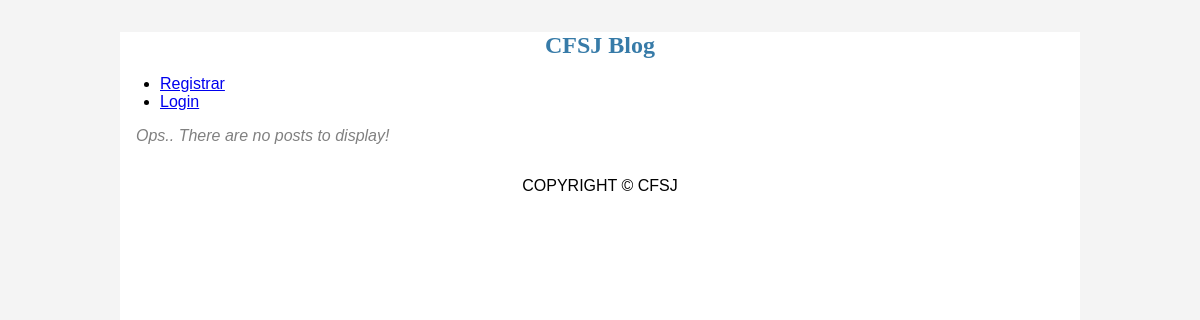
Before: / with the older database file.
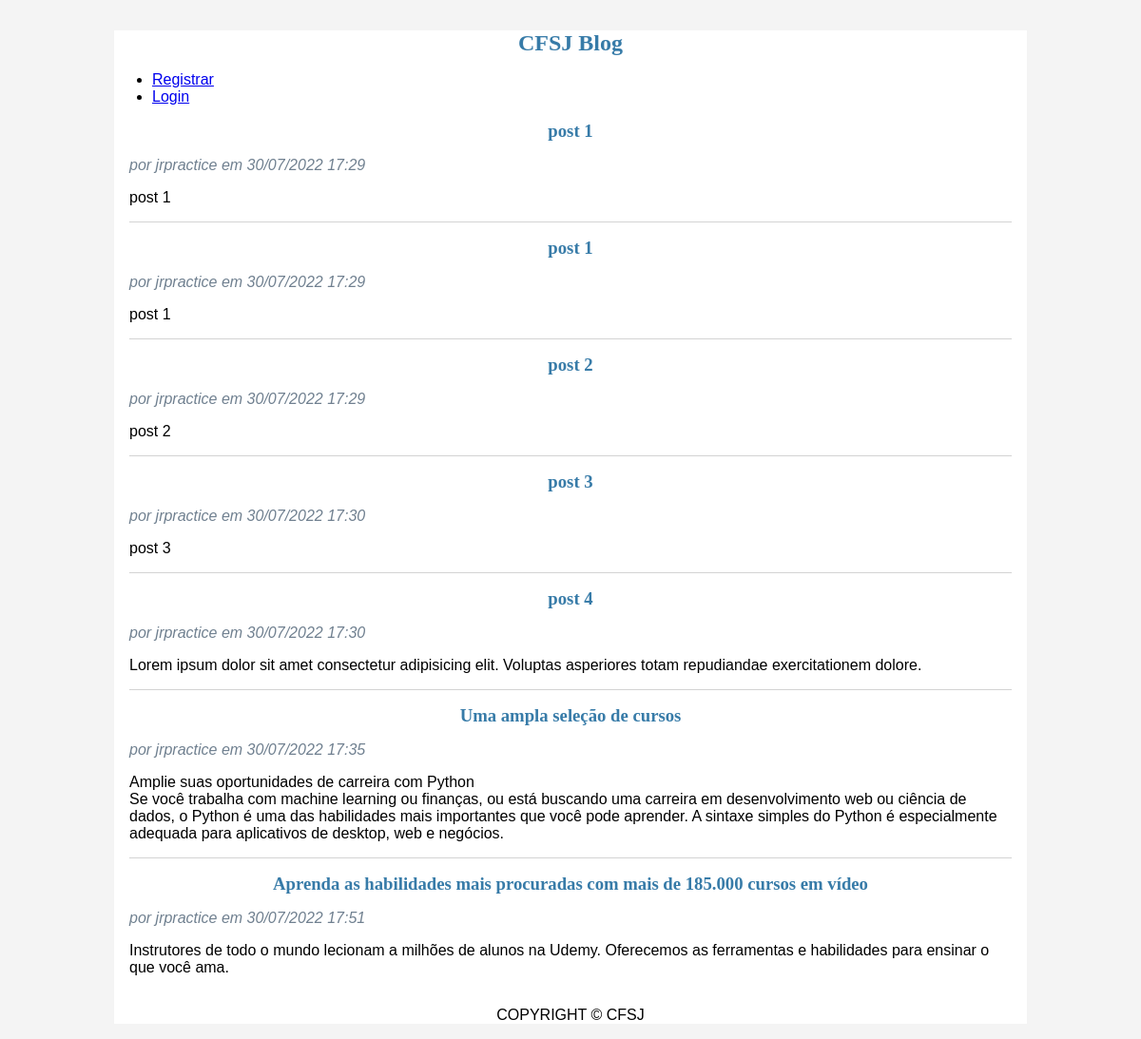
After: the same page with the newer database file.
### app.py (models this page shows, shortened)
class Post(db.Model):
    __tablename__ = 'posts'
    id =        db.Column(db.Integer    , primary_key=True  , autoincrement=True)
    title =     db.Column(db.String(70) , nullable=False)
    body =      db.Column(db.String(500))
    created =   db.Column(db.DateTime   , nullable=False    , default=datetime.now)
    user_id =   db.Column(db.Integer    , db.ForeignKey('users.id'))

class User(UserMixin, db.Model):
    __tablename__ = "users"
    id =            db.Column(db.Integer    , primary_key=True  , autoincrement=True)
    username =      db.Column(db.String(20) , nullable=False    , unique=True, index=True)
    email =         db.Column(db.String(64) , nullable=False    , unique=True)
    password_hash = db.Column(db.String(128), nullable=False)
    posts =         db.relationship('Post'  , backref='author')

### app.py (the view)
@app.route("/")
def index():
    posts = Post.query.order_by(-Post.created).all()
    return render_template("index.html", posts=posts)

### templates/index.html (shortened to what this page needs)
{% extends "base.html" %}
{% block content %}
    {% for post in posts %}
        <article class="post">
            <header>
                <div>
                    <h1>{{ post.title }}</h1>
                    <div class="about">por {{ post.author.username }} em {{ post.created.strftime('%d/%m/%Y %H:%M') }}</div>
                </div>
            </header>
            <p class="body"> {{ post.body }} </p>
        </article>
        {% if not loop.last %}
            <hr>
        {% endif %}
    {% else %}
        <p class="no-posts"> Ops.. There are no posts to display! </p>
    {% endfor %}
{% endblock %}

### templates/base.html (shortened to what this page needs)
<html>
    <head>
        <link rel="stylesheet" href="{{ url_for('static', filename='style.css')}}">
    </head>
    <body>
        <nav>
            <h1>CFSJ Blog</h1>
            <ul>
                {% if current_user.is_authenticated %}
                    <li><span>Bem vindo {{ current_user.username }}</span></li>
                    <li><a href="{{ url_for('create') }}">Criar Post</a></li>
                    <li><a href="{{ url_for('logout') }}">Logout</a></li>
                {% else %}
                    <li><a href="{{ url_for('register') }}">Registrar</a></li>
                    <li><a href="{{ url_for('login') }}">Login</a></li>
                {% endif %}
            </ul>
        </nav>
        <section class="content">
            {% block content %}
            {% endblock %}
        </section>
    </body>
    <footer class="footer">COPYRIGHT © CFSJ</footer>
</html>

### static/style.css (style rules this page uses)
html { font-family: sans-serif; background: rgb(244, 244, 244); padding: 1rem; }
body { max-width: 960px; margin:0 auto; background: white; }
h1 { font-family: serif; color: #377ba8; margin: 1rem 0; text-align: center; }
hr { border: none; border-top: 1px solid lightgray; }
.content { padding: 0 1rem 1rem; }
.post > header > div:first-of-type { flex: auto; }
.post .about { color: slategray; font-style: italic;; }
.post .body { white-space: pre-line; }
.footer { text-align: center; }

Changed rows visible on the page:
added Post: title "post 1", author.username "jrpractice", created "30/07/2022 17:29", body "post 1"
added Post: title "post 1", author.username "jrpractice", created "30/07/2022 17:29", body "post 1"
added Post: title "post 2", author.username "jrpractice", created "30/07/2022 17:29", body "post 2"
added Post: title "post 3", author.username "jrpractice", created "30/07/2022 17:30", body "post 3"
added Post: title "post 4", author.username "jrpractice", created "30/07/2022 17:30", body "Lorem ipsum dolor sit amet consectetur adipisicing elit. Voluptas asperiores totam repudiandae exercitationem dolore."
added Post: title "Uma ampla seleção de cursos", author.username "jrpractice", created "30/07/2022 17:35", body "Amplie suas oportunidades de carreira com Python Se você trabalha com machine learning ou finanças, ou está buscando uma carreira em desenvolvimento web ou ciência de dados, o Python é uma das habilidades mais importantes que você pode aprender. A sintaxe simples do Python é especialmente adequada para aplicativos de desktop, web e negócios."
added Post: title "Aprenda as habilidades mais procuradas com mais de 185.000 cursos em vídeo", author.username "jrpractice", created "30/07/2022 17:51", body "Instrutores de todo o mundo lecionam a milhões de alunos na Udemy. Oferecemos as ferramentas e habilidades para ensinar o que você ama."
Other visible differences:
text no longer shown: "Ops.. There are no posts to display!"
